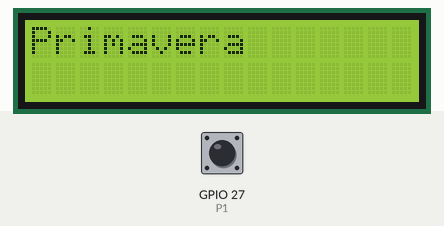
Recording of a sketch running on a simulated ESP32. Parts: 16×2 character LCD. Inputs (shaded band) come from the test bench; at power-on: GPIO 27 (P1) HIGH.

Above: at 1.2 s.
1.3 s: GPIO 27 (P1) pulled LOW for 1 s
At 1.6 s:
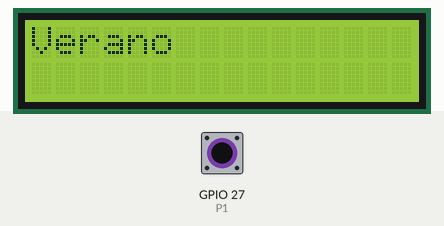
At 2.03 s:
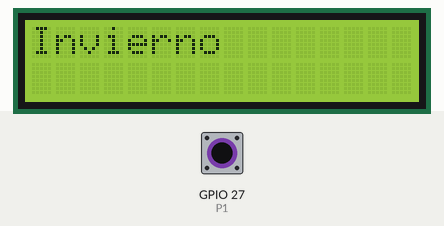
3.8 s: GPIO 27 (P1) pulled LOW for 0.25 s
5.5 s: GPIO 27 (P1) pulled LOW for 3.2 s
At 5.66 s:
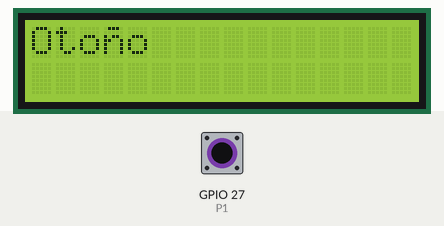
Timing chart, 0 to 8.5 s (numbered marks = the images above; inputs shaded):
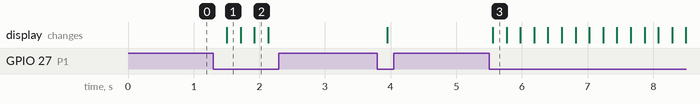

Measured:
- after the input at 1.3 s, the display: changes after 0.21 s (image 1)
- after the input at 5.5 s, the display: changes after 0.06 s (image 3)

The sketch:

LCD02_estaciones.ino
```cpp
//------------------------------------------------------------
// Programa: LCD02_estaciones.ino (ESP32 + BIOS Shield)

// Autor: Gabriel Bravo Eguren T31A
// Descripción: Realiza un programa que muestre en
//              pantalla inicialmente en la primera línea del lcd el texto
//              “Primavera”. Cada vez que se pulse P1 (al soltar), cambiará el
//              texto por “Verano” -> ”Otoño” ->“Invierno” de forma consecutiva y cíclica.
//------------------------------------------------------------

#include <LiquidCrystal_PCF8574.h>

#define P1 27

LiquidCrystal_PCF8574 lcd(0x3F);

byte estacion = 0;
bool update = true;

void setup()
{
  lcd.begin(16, 2);
  lcd.setBacklight(255);

  lcd.setCursor(0, 0);
  lcd.print("Que tenga un");
  lcd.setCursor(0, 1);
  lcd.print("buen dia.");

  pinMode(P1, INPUT_PULLUP);
}

void loop()
{
  if(!digitalRead(P1))
  {
    if(estacion == 3) estacion = 0;
    else estacion++;
    update = true;
  }

  if(update)
  {
    lcd.clear();
    lcd.setCursor(0, 0);

    if(estacion == 0) lcd.print("Primavera");
    if(estacion == 1) lcd.print("Verano");
    if(estacion == 2)
    {
      lcd.print("Oto");
      lcd.write(0xEE);
      lcd.print("o");
    }
    if(estacion == 3) lcd.print("Invierno");

    update = false;
  }

  delay(200);
}
```
